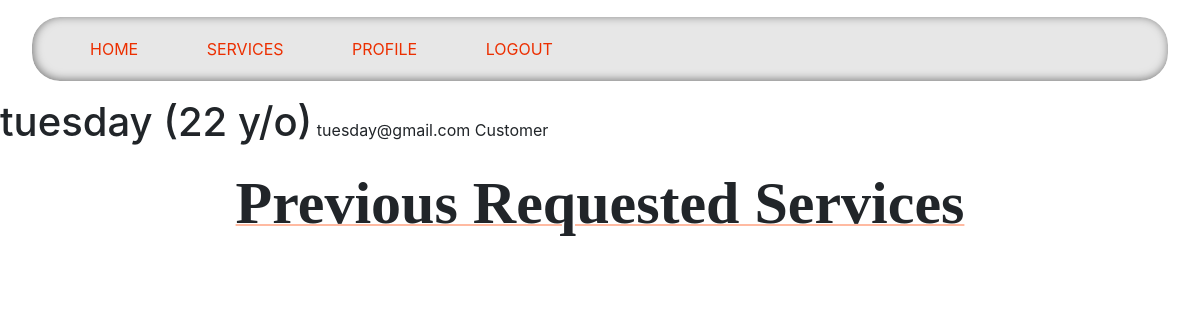
Page /customer/tuesday on the earlier database version.
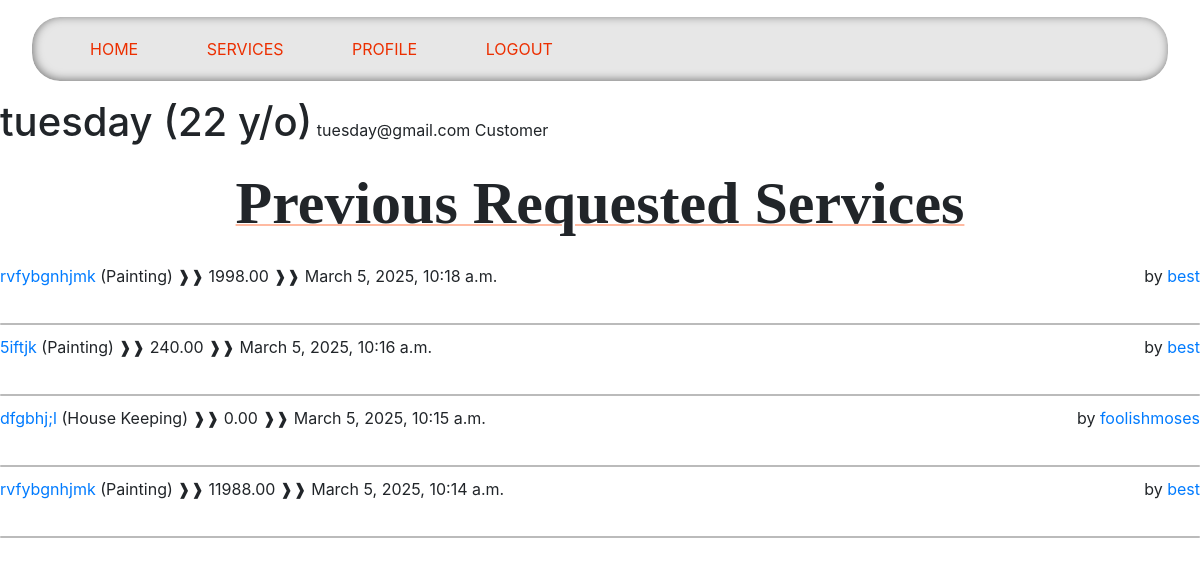
Same page on the later database version.
### services/models.py (models this page shows, shortened)
class RequestService(models.Model):
    service = models.ForeignKey(Service, on_delete=models.CASCADE)
    user = models.ForeignKey(Customer, on_delete=models.CASCADE)
    address = models.CharField(max_length=100)
    hours = models.IntegerField(
        validators=[MinValueValidator(0)]
    )
    date = models.DateTimeField(auto_now=True, null=False)

class Service(models.Model):
    company = models.ForeignKey(Company, on_delete=models.CASCADE)
    name = models.CharField(max_length=40)
    description = models.TextField()
    price_hour = models.DecimalField(decimal_places=2, max_digits=100)
    rating = models.IntegerField(validators=[MinValueValidator(
        0), MaxValueValidator(5)], default=0)
    choices = (
        ('Air Conditioner', 'Air Conditioner'),
        ('Carpentry', 'Carpentry'),
        ('Electricity', 'Electricity'),
        ('Gardening', 'Gardening'),
        ('Home Machines', 'Home Machines'),
        ('House Keeping', 'House Keeping'),
        ('Interior Design', 'Interior Design'),
        ('Locks', 'Locks'),
        ('Painting', 'Painting'),
        ('Plumbing', 'Plumbing'),
        ('Water Heaters', 'Water Heaters'),
    )
    field = models.CharField(max_length=30, blank=False,
                             null=False, choices=choices)
    date = models.DateTimeField(auto_now=True, null=False)

### users/models.py (models this page shows, shortened)
class Company(models.Model):
    user = models.OneToOneField(
        User, on_delete=models.CASCADE, primary_key=True)
    field = models.CharField(max_length=70, choices=(('Air Conditioner', 'Air Conditioner'),
                                                     ('All in One', 'All in One'),
                                                     ('Carpentry', 'Carpentry'),
                                                     ('Electricity',
                                                      'Electricity'),
                                                     ('Gardening', 'Gardening'),
                                                     ('Home Machines',
                                                      'Home Machines'),
                                                     ('House Keeping',
                                                      'House Keeping'),
                                                     ('Interior Design',
                                                      'Interior Design'),
                                                     ('Locks', 'Locks'),
                                                     ('Painting', 'Painting'),
                                                     ('Plumbing', 'Plumbing'),
                                                     ('Water Heaters', 'Water Heaters')), blank=False, null=False)
    rating = models.IntegerField(
        validators=[MaxValueValidator(5), MinValueValidator(0)], default=0)

class User(AbstractUser):
    is_company = models.BooleanField(default=False)
    is_customer = models.BooleanField(default=False)
    email = models.EmailField(unique=True)
    USERNAME_FIELD = 'email'
    REQUIRED_FIELDS = ['username']
    def __str__(self):
        return self.username

### netfix/views.py (the view)
# urls.py: path('customer/<slug:name>', v.customer_profile, name='customer_profile'),
def customer_profile(request, name):
    user = User.objects.get(username=name)
    requested_services = []
    today = date.today()
    dob = user.customer.date_of_birth
    user_age = today.year - dob.year - ((today.month, today.day) < (dob.month, dob.day))
    requested_services = RequestService.objects.filter(
        user=Customer.objects.get(user=user)
    ).order_by("-date")
    for service in requested_services:
        service.price = service.service.price_hour * service.hours
    return render(request, 'users/profile.html', {
        'user': user,
        'services': requested_services,
        'user_age': user_age
    })

### users/templates/users/profile.html (shortened to what this page needs)
{% extends 'main/base.html' %}
{% block content %}
    {% if user.is_customer %}
        <div style="display: ruby;">
            <h1>{{ user.username }} ({{user_age}} y/o)</h1>
            <p>{{ user.email }}</p>
            <p style="float: right;">Customer</p>
        </div>
    {% else %}
        <div style="display: ruby;">
            <h1>{{ user.username }}</h1>
            <p> {{ user.email }}</p>
            <p style="float: right;">{{user.company.field}} Company</p>
        </div>
       {% endif %}
    {% if 'customer' in request.path %}
        <p class="title">Previous Requested Services</p>
    {% else %}
        <p class="title">Available Services</p>
    {% endif %}
    {% if user.is_customer %}
        {% for service in services %}
            <div>
                <a href="/services/{{service.service.id}}">{{service.service.name}}</a> ({{service.service.field}})
                <p style="margin: 0; display: inline-block;"> ❱❱ {{service.price}}</p>
                <p style="margin: 0; display: inline-block;"> ❱❱ {{ service.date }}</p>
                <p style="float: right; margin: 0;">
                    by <a href="/company/{{service.service.company.user}}">{{service.service.company.user}}</a>
                </p>
            </div>
            <div class="line"></div>
        {% endfor %}
    {% endif %}
{% endblock %}

Differences in the rows shown:
added RequestService: service.name "rvfybgnhjmk", service.field "Painting", price "1998.00", date "March 5, 2025, 10:18 a.m.", service.company.user "best"
added RequestService: service.name "5iftjk", service.field "Painting", price "240.00", date "March 5, 2025, 10:16 a.m.", service.company.user "best"
added RequestService: service.name "dfgbhj;l", service.field "House Keeping", price "0.00", date "March 5, 2025, 10:15 a.m.", service.company.user "foolishmoses"
added RequestService: service.name "rvfybgnhjmk", service.field "Painting", price "11988.00", date "March 5, 2025, 10:14 a.m.", service.company.user "best"
